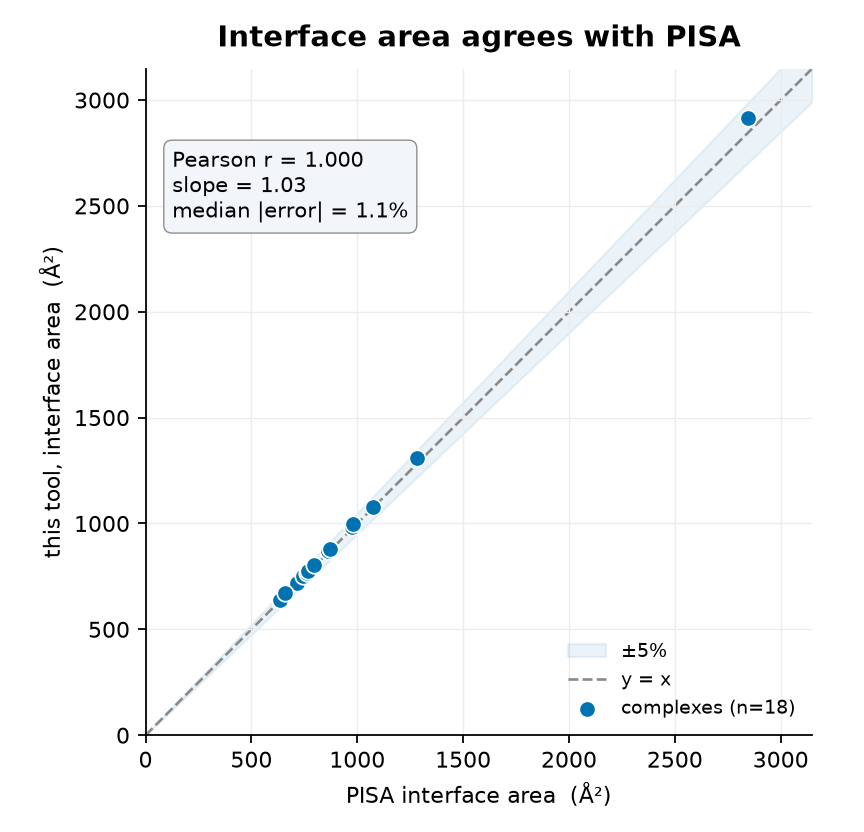

The Python source for this figure:
"""Check our interface area against PISA on a set of well-defined 2-chain
complexes, and draw the agreement figure.

The point is correctness, not binding prediction: does the buried-area number we
get out of biotite match what PISA (the usual reference) reports? For each PDB we
ask PDBePISA for its main (type-1) interface and the two chains it's between, pull
those two chains from RCSB, and recompute the interface area the way PISA defines
it, (dSASA_A + dSASA_B) / 2. We also print the tool's own one-sided binder_bsa.

Everything here is public (RCSB + PDBePISA). It's a standalone script, not part of
the pytest suite (it needs the network), so run it directly:

    pip install -e ".[validation]"
    python tests/pisa_correctness.py

The set is enzyme-inhibitor pairs, a couple of antibody-antigen complexes, and
two de novo minibinders (7JZU, 7JZM). They're all cases with a single clean
biological 2-chain interface; homodimers and multi-copy assemblies (where "the
interface" is ambiguous) are deliberately left out.
"""
import sys
import urllib.request
import xml.etree.ElementTree as ET
from pathlib import Path

import matplotlib
import numpy as np

matplotlib.use("Agg")
import biotite.structure as struc
import matplotlib.pyplot as plt
from scipy.stats import linregress, pearsonr, spearmanr

from binderqc.core import _chain_lengths, _load_protein

HERE = Path(__file__).parent
PDBS = ["2PTC", "3SGB", "1PPF", "1CHO", "1ACB", "1DFJ", "1EMV", "1FSS", "1CSE",
        "1TEC", "1TGS", "1AVW", "1MAH", "1BRS", "7JZU", "7JZM", "1VFB", "1DVF"]


def pisa_main_interface(pdb):
    """PDBePISA's biggest type-1 interface: (chain_a, chain_b, area). None if it
    doesn't hand back two distinct chains."""
    url = f"https://www.ebi.ac.uk/pdbe/pisa/cgi-bin/interfaces.pisa?{pdb.lower()}"
    root = ET.fromstring(urllib.request.urlopen(url, timeout=60).read())
    best = None
    for iface in root.iter("interface"):
        if iface.findtext("type") != "1":
            continue
        chains = [m.findtext("chain_id") for m in iface.iter("molecule") if m.findtext("chain_id")]
        area = float(iface.findtext("int_area"))
        if len(chains) >= 2 and chains[0] != chains[1] and (best is None or area > best[2]):
            best = (chains[0], chains[1], area)
    return best


def interface_area(path, chain_a, chain_b):
    """Interface area our way, on just these two chains: for each chain, SASA
    alone minus SASA in the pair, averaged. Also return the smaller chain's side
    (that's what the tool reports as binder_bsa)."""
    arr = _load_protein(path)
    pair = arr[np.isin(arr.chain_id, [chain_a, chain_b])]
    lens = _chain_lengths(pair)
    if chain_a not in lens or chain_b not in lens:
        return None
    sasa = np.nan_to_num(struc.sasa(pair), nan=0.0)

    def side(chain):
        m = pair.chain_id == chain
        alone = np.nan_to_num(struc.sasa(pair[m]), nan=0.0)
        return float(np.clip(alone - sasa[m], 0, None).sum())

    a, b = side(chain_a), side(chain_b)
    smaller = a if lens[chain_a] <= lens[chain_b] else b
    return {"our_area": (a + b) / 2, "binder_bsa": smaller}


def _gate(name, r, n, min_r, min_n):
    """Exit status for an unattended run: 0 pass, 1 regression, 2 inconclusive.

    A network check that scored too few structures has NOT passed -- the external
    service may simply be down -- so it gets its own status rather than a green
    tick, and is reported either way.
    """
    if n < min_n:
        print(f"INCONCLUSIVE: only {n} of the set scored (need {min_n}); "
              "external service may be unavailable. Not treating as a pass.")
        return 2
    if r < min_r:
        print(f"REGRESSION: {name} r={r:.4f} is below the floor of {min_r}")
        return 1
    print(f"OK: {name} r={r:.4f} >= {min_r} on n={n}")
    return 0


def main(min_r=0.95, min_n=12):
    rows = []
    for pdb in PDBS:
        mi = pisa_main_interface(pdb)
        if not mi:
            print(f"  {pdb}: skipped (no clean 2-chain interface from PISA)")
            continue
        ca, cb, pisa_area = mi
        pdb_path = HERE / f"{pdb}.pdb"
        if not pdb_path.exists():
            urllib.request.urlretrieve(f"https://files.rcsb.org/download/{pdb}.pdb", pdb_path)
        res = interface_area(str(pdb_path), ca, cb)
        pdb_path.unlink(missing_ok=True)
        if not res:
            print(f"  {pdb}: skipped (chains {ca}/{cb} not both present)")
            continue
        rows.append({"pdb": pdb, "chains": f"{ca}/{cb}", "pisa": pisa_area, **res})
        print(f"  {pdb} {ca}/{cb}: PISA={pisa_area:7.1f}  ours={res['our_area']:7.1f}")

    pisa = np.array([r["pisa"] for r in rows])
    ours = np.array([r["our_area"] for r in rows])
    pct = 100 * np.abs(ours - pisa) / pisa
    r = pearsonr(ours, pisa)[0]
    fit = linregress(pisa, ours)
    print(f"\nn={len(rows)}  Pearson r={r:.3f}  Spearman={spearmanr(ours, pisa)[0]:.3f}"
          f"  slope={fit.slope:.3f}  median |error|={np.median(pct):.1f}%")

    fig, ax = plt.subplots(figsize=(5.4, 5.2))
    lim = [0, max(pisa.max(), ours.max()) * 1.08]
    ax.fill_between(lim, [0.95 * x for x in lim], [1.05 * x for x in lim],
                    color="#0072B2", alpha=0.08, zorder=0, label="±5%")
    ax.plot(lim, lim, "--", color="#8a8a8a", lw=1.2, zorder=1, label="y = x")
    ax.scatter(pisa, ours, s=55, color="#0072B2", edgecolor="white", lw=0.8, zorder=3,
               label=f"complexes (n={len(rows)})")
    ax.set_xlim(lim); ax.set_ylim(lim); ax.set_aspect("equal")
    ax.set_xlabel("PISA interface area  (Å²)"); ax.set_ylabel("this tool, interface area  (Å²)")
    ax.set_title("Interface area agrees with PISA", fontsize=13, fontweight="bold", pad=10)
    ax.text(0.04, 0.88, f"Pearson r = {r:.3f}\nslope = {fit.slope:.2f}\nmedian |error| = {np.median(pct):.1f}%",
            transform=ax.transAxes, fontsize=9.5, va="top",
            bbox=dict(boxstyle="round,pad=0.4", fc="#f2f6fa", ec="#8a8a8a", lw=0.6))
    ax.legend(fontsize=8.5, loc="lower right", frameon=False)
    for spine in ("top", "right"):
        ax.spines[spine].set_visible(False)
    ax.grid(True, color="#ececec", lw=0.6, zorder=0)
    fig.tight_layout()
    fig.savefig(HERE / "pisa_correctness.png", dpi=160, facecolor="white")
    print(f"wrote {HERE/'pisa_correctness.png'}")
    return _gate("interface area vs PISA", float(r), len(rows), min_r, min_n)


if __name__ == "__main__":
    sys.exit(main())
